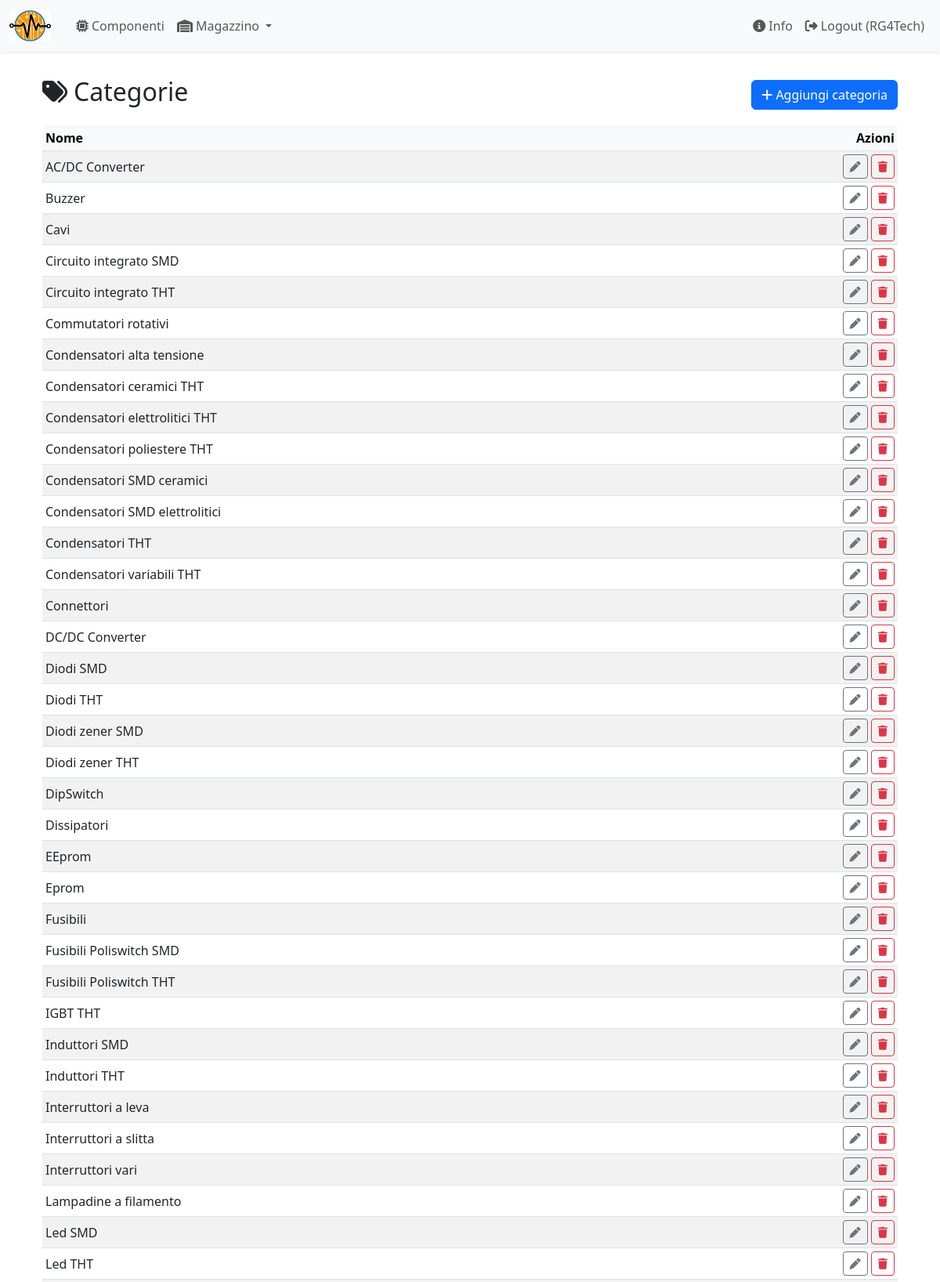
The page /magazzino/warehouse/categories.php (signed in, upper part) on the database its author committed.
### tables this page shows
CREATE TABLE `categories` (
  `id` int(11) NOT NULL,
  `name` varchar(100) NOT NULL,
  `description` text DEFAULT NULL
);

### magazzino/warehouse/categories.php (the view, shortened to what this page needs)
<?php
require_once '../includes/db_connect.php';
$categories = $pdo->query("SELECT * FROM categories ORDER BY name ASC")->fetchAll();
include '../includes/header.php';
?>
<div class="container py-4">
    <div class="d-flex justify-content-between align-items-center mb-3">
        <h2><i class="fa-solid fa-tags me-2"></i>Categorie</h2>
        <a href="add_category.php" class="btn btn-primary"><i class="fa-solid fa-plus"></i> Aggiungi categoria</a>
    </div>
    <div class="table-responsive">
        <table class="table table-striped table-sm align-middle">
            <thead class="table-light">
                <tr>
                    <th>Nome</th>
                    <th class="text-end">Azioni</th>
                </tr>
            </thead>
            <tbody>
                <?php if (!$categories): ?>
                    <tr><td colspan="2" class="text-center text-muted">Nessuna categoria presente.</td></tr>
                <?php else: ?>
                    <?php foreach ($categories as $cat): ?>
                        <tr>
                            <td><?= htmlspecialchars($cat['name']) ?></td>
                            <td class="text-end">
                                <a href="edit_category.php?id=<?= $cat['id'] ?>" class="btn btn-sm btn-outline-secondary"><i class="fa-solid fa-pen"></i></a>
                                <button class="btn btn-sm btn-outline-danger" onclick="if(confirm('Sei sicuro di eliminare <?= htmlspecialchars($cat['name'], ENT_QUOTES) ?>?')) window.location='categories.php?delete=<?= $cat['id'] ?>';"><i class="fa-solid fa-trash"></i></button>
                            </td>
                        </tr>
                    <?php endforeach; ?>
                <?php endif; ?>
            </tbody>
        </table>
    </div>
</div>
<?php include '../includes/footer.php'; ?>

### magazzino/includes/header.php (shortened to what this page needs)
<!doctype html>
<html lang="it">
<head>
    <link href="/magazzino/assets/css/bootstrap.min.css" rel="stylesheet">
    <link href="/magazzino/assets/css/all.min.css" rel="stylesheet">
    <link rel="stylesheet" href="/magazzino/assets/css/jquery-ui.css">
</head>
<body>
<nav class="navbar navbar-expand-lg navbar-light bg-light shadow-sm">
  <div class="container-fluid">
    <a class="navbar-brand" href="/magazzino/index.php">
      <img src="/magazzino/assets/img/logo.jpg" alt="logo" class="me-2" style="height:40px;">
    </a>
    <div class="collapse navbar-collapse" id="navbarNav">
      <ul class="navbar-nav me-auto">
        <?php if (isset($_SESSION['user_id'])): ?>
          <li class="nav-item">
            <a class="nav-link" href="/magazzino/warehouse/components.php">
              <i class="fa-solid fa-microchip me-1"></i>Componenti
            </a>
          </li>
          <?php if (!empty($_SESSION['role']) && $_SESSION['role'] === 'admin'): ?>
          <li class="nav-item dropdown">
            <a class="nav-link dropdown-toggle" href="#" id="magazzinoDropdown" role="button" data-bs-toggle="dropdown" aria-expanded="false">
              <i class="fa-solid fa-warehouse me-1"></i>Magazzino
            </a>
          </li>
          <?php endif; ?>
        <?php endif; ?>
      </ul>
      <ul class="navbar-nav ms-auto">
        <?php if (isset($_SESSION['user_id'])): ?>
          <li class="nav-item">
            <a class="nav-link" href="/magazzino/info.php">
              <i class="fa-solid fa-circle-info me-1"></i>Info
            </a>
          </li>
          <li class="nav-item">
            <a class="nav-link" href="/magazzino/logout.php">
              <i class="fa-solid fa-right-from-bracket me-1"></i>Logout (<?= htmlspecialchars($_SESSION['username']) ?>)
            </a>
          </li>
        <?php endif; ?>
      </ul>
    </div>
  </div>
</nav>
<div class="container mt-2">

### magazzino/includes/footer.php (shortened to what this page needs)
</div>
</body>
</html>

### rows shown on the page
categories: name "AC/DC Converter"
categories: name "Buzzer"
categories: name "Cavi"
categories: name "Circuito integrato SMD"
categories: name "Circuito integrato THT"
categories: name "Commutatori rotativi"
categories: name "Condensatori alta tensione"
categories: name "Condensatori ceramici THT"
categories: name "Condensatori elettrolitici THT"
categories: name "Condensatori poliestere THT"
categories: name "Condensatori SMD ceramici"
categories: name "Condensatori SMD elettrolitici"
categories: name "Condensatori THT"
categories: name "Condensatori variabili THT"
categories: name "Connettori"
categories: name "DC/DC Converter"
categories: name "Diodi SMD"
categories: name "Diodi THT"
categories: name "Diodi zener SMD"
categories: name "Diodi zener THT"
categories: name "DipSwitch"
categories: name "Dissipatori"
categories: name "EEprom"
categories: name "Eprom"
categories: name "Fusibili"
categories: name "Fusibili Poliswitch SMD"
categories: name "Fusibili Poliswitch THT"
categories: name "IGBT THT"
categories: name "Induttori SMD"
categories: name "Induttori THT"
categories: name "Interruttori a leva"
categories: name "Interruttori a slitta"
categories: name "Interruttori vari"
categories: name "Lampadine a filamento"
categories: name "Led SMD"
categories: name "Led THT"

### other values the page prints
$_SESSION['username'] "RG4Tech"
